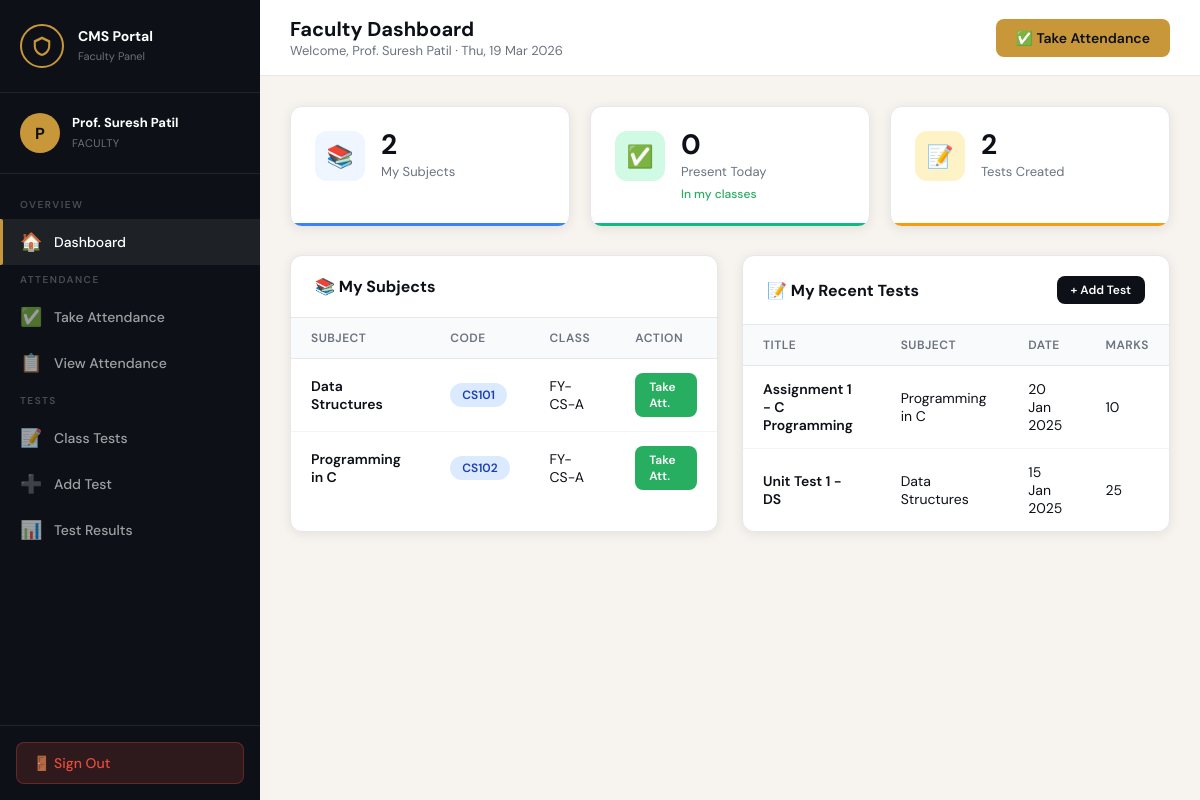
Screenshot of /dashboard/faculty.php (signed in) with the database file from the repository.
### tables this page shows
CREATE TABLE subjects (
    id INT AUTO_INCREMENT PRIMARY KEY,
    name VARCHAR(100) NOT NULL,
    code VARCHAR(20) UNIQUE NOT NULL,
    department_id INT,
    class_id INT,
    teacher_id INT,
    credits INT DEFAULT 3,
    FOREIGN KEY (department_id) REFERENCES departments(id) ON DELETE SET NULL,
    FOREIGN KEY (class_id) REFERENCES classes(id) ON DELETE SET NULL,
    FOREIGN KEY (teacher_id) REFERENCES teachers(id) ON DELETE SET NULL
);

CREATE TABLE classes (
    id INT AUTO_INCREMENT PRIMARY KEY,
    name VARCHAR(50) NOT NULL,
    section VARCHAR(10),
    department_id INT,
    semester INT,
    academic_year VARCHAR(10),
    FOREIGN KEY (department_id) REFERENCES departments(id) ON DELETE SET NULL
);

CREATE TABLE class_tests (
    id INT AUTO_INCREMENT PRIMARY KEY,
    title VARCHAR(200) NOT NULL,
    subject_id INT NOT NULL,
    class_id INT NOT NULL,
    teacher_id INT NOT NULL,
    total_marks INT NOT NULL,
    test_date DATE NOT NULL,
    created_at TIMESTAMP DEFAULT CURRENT_TIMESTAMP,
    FOREIGN KEY (subject_id) REFERENCES subjects(id) ON DELETE CASCADE,
    FOREIGN KEY (class_id) REFERENCES classes(id) ON DELETE CASCADE,
    FOREIGN KEY (teacher_id) REFERENCES teachers(id) ON DELETE CASCADE
);

### dashboard/faculty.php (the view, shortened to what this page needs)
<?php
require_once __DIR__ . '/../auth/session.php';
$teacherId = $_SESSION['linked_id'] ?? 0;
$mySubjects = $conn->query("SELECT s.*, cl.name as class_name FROM subjects s LEFT JOIN classes cl ON s.class_id=cl.id WHERE s.teacher_id=$teacherId");
$mySubjectIds = [];
$mySubjectsList = [];
if ($mySubjects) { while($r=$mySubjects->fetch_assoc()) { $mySubjectIds[]=$r['id']; $mySubjectsList[]=$r; } }
$subIdStr = implode(',', $mySubjectIds ?: [0]);
$myTests = $conn->query("SELECT ct.*, s.name as subject_name FROM class_tests ct JOIN subjects s ON ct.subject_id=s.id WHERE ct.teacher_id=$teacherId ORDER BY ct.test_date DESC LIMIT 5");
$todayDate = date('Y-m-d');
$todayAtt = $conn->query("SELECT COUNT(DISTINCT student_id) as c FROM attendance WHERE subject_id IN ($subIdStr) AND date='$todayDate' AND status='present'")->fetch_assoc()['c'];
$totalTests = $conn->query("SELECT COUNT(*) as c FROM class_tests WHERE teacher_id=$teacherId")->fetch_assoc()['c'];
$totalSubs = count($mySubjectIds);
include __DIR__ . '/../includes/header.php';
include __DIR__ . '/../includes/sidebar_faculty.php';
?>
<div class="main">
  <div class="topbar">
    <div class="topbar-title">
      <h2>Faculty Dashboard</h2>
      <p>Welcome, <?= htmlspecialchars($_SESSION['name']) ?> · <?= date('D, d M Y') ?></p>
    </div>
    <div class="topbar-right">
      <a href="../attendance/take.php" class="btn btn-gold">✅ Take Attendance</a>
    </div>
  </div>
  <div class="content">
    <div class="stats-grid">
      <div class="stat-card" style="--accent:#3b82f6;--icon-bg:#eff6ff">
        <div class="stat-icon">📚</div>
        <div class="stat-info"><div class="val"><?= $totalSubs ?></div><div class="lbl">My Subjects</div></div>
      </div>
      <div class="stat-card" style="--accent:#10b981;--icon-bg:#d1fae5">
        <div class="stat-icon">✅</div>
        <div class="stat-info"><div class="val"><?= $todayAtt ?></div><div class="lbl">Present Today</div><div class="sub">In my classes</div></div>
      </div>
      <div class="stat-card" style="--accent:#f59e0b;--icon-bg:#fef3c7">
        <div class="stat-icon">📝</div>
        <div class="stat-info"><div class="val"><?= $totalTests ?></div><div class="lbl">Tests Created</div></div>
      </div>
    </div>
    <div class="two-col">
      <div class="table-card">
        <div class="table-card-header">
          <h3>📚 My Subjects</h3>
        </div>
        <div class="table-responsive">
          <table>
            <thead><tr><th>Subject</th><th>Code</th><th>Class</th><th>Action</th></tr></thead>
            <tbody>
            <?php foreach($mySubjectsList as $sub): ?>
              <tr>
                <td style="font-weight:600"><?= htmlspecialchars($sub['name']) ?></td>
                <td><span class="badge badge-blue"><?= $sub['code'] ?></span></td>
                <td><?= htmlspecialchars($sub['class_name'] ?? '—') ?></td>
                <td><a href="../attendance/take.php?subject_id=<?= $sub['id'] ?>" class="btn btn-sm btn-green">Take Att.</a></td>
              </tr>
            <?php endforeach; ?>
            </tbody>
          </table>
        </div>
      </div>
      <div class="table-card">
        <div class="table-card-header">
          <h3>📝 My Recent Tests</h3>
          <a href="../tests/add.php" class="btn btn-sm btn-primary">+ Add Test</a>
        </div>
        <div class="table-responsive">
          <table>
            <thead><tr><th>Title</th><th>Subject</th><th>Date</th><th>Marks</th></tr></thead>
            <tbody>
            <?php if($myTests && $myTests->num_rows>0): while($t=$myTests->fetch_assoc()): ?>
              <tr>
                <td style="font-weight:600"><?= htmlspecialchars($t['title']) ?></td>
                <td><?= htmlspecialchars($t['subject_name']) ?></td>
                <td><?= date('d M Y', strtotime($t['test_date'])) ?></td>
                <td><?= $t['total_marks'] ?></td>
              </tr>
            <?php endwhile; else: ?>
              <tr><td colspan="4" style="text-align:center;color:#6b7280;padding:20px">No tests created yet</td></tr>
            <?php endif; ?>
            </tbody>
          </table>
        </div>
      </div>
    </div>
  </div>
</div>
<?php include __DIR__ . '/../includes/footer.php'; ?>

### assets/css/style.css (style rules this page uses)
:root { --ink: #0d1117; --ink2: #1a2236; --gold: #c8973a; --gold-light: #e8c87a; --paper: #f7f4ef; --cream: #ede9e0; --sidebar-w: 260px; --red: #e74c3c; --green: #27ae60; --blue: #2980b9; --purple: #8e44ad; --orange: #e67e22; --gray: #6b7280; --border: #e5e7eb; --card-shadow: 0 2px 12px rgba(0,0,0,0.08); --radius: 12px; }
* { margin: 0; padding: 0; box-sizing: border-box; }
body { font-family: 'DM Sans', sans-serif; background: var(--paper); color: var(--ink); min-height: 100vh; display: flex; }
.main { margin-left: var(--sidebar-w); flex: 1; min-height: 100vh; display: flex; flex-direction: column; }
.topbar { background: #fff; border-bottom: 1px solid var(--border); padding: 16px 30px; display: flex; align-items: center; justify-content: space-between; position: sticky; top: 0; z-index: 50; }
.topbar-title h2 { font-size: 20px; font-weight: 700; color: var(--ink); }
.topbar-title p { font-size: 13px; color: var(--gray); }
.topbar-right { display: flex; align-items: center; gap: 16px; }
.content { padding: 30px; flex: 1; }
.stats-grid { display: grid; grid-template-columns: repeat(auto-fit, minmax(220px, 1fr)); gap: 20px; margin-bottom: 28px; }
.stat-card { background: #fff; border-radius: var(--radius); padding: 24px; box-shadow: var(--card-shadow); border: 1px solid var(--border); display: flex; align-items: flex-start; gap: 16px; position: relative; overflow: hidden; }
.stat-card::after { content: ''; position: absolute; bottom: 0; left: 0; right: 0; height: 3px; background: var(--accent, var(--gold)); }
.stat-icon { width: 50px; height: 50px; border-radius: 12px; display: flex; align-items: center; justify-content: center; font-size: 22px; background: var(--icon-bg, #fef9ec); flex-shrink: 0; }
.stat-info { flex: 1; }
.stat-info .val { font-size: 28px; font-weight: 700; color: var(--ink); line-height: 1; }
.stat-info .lbl { font-size: 13px; color: var(--gray); margin-top: 4px; }
.stat-info .sub { font-size: 12px; color: var(--green); margin-top: 6px; font-weight: 500; }
.table-card { background: #fff; border-radius: var(--radius); box-shadow: var(--card-shadow); border: 1px solid var(--border); overflow: hidden; margin-bottom: 24px; }
.table-card-header { padding: 20px 24px; border-bottom: 1px solid var(--border); display: flex; align-items: center; justify-content: space-between; }
.table-card-header h3 { font-size: 16px; font-weight: 700; }
.table-responsive { overflow-x: auto; }
table { width: 100%; border-collapse: collapse; }
thead { background: #f9fafb; }
th { padding: 12px 20px; text-align: left; font-size: 12px; text-transform: uppercase; letter-spacing: 0.5px; color: var(--gray); font-weight: 600; border-bottom: 1px solid var(--border); }
td { padding: 14px 20px; font-size: 14px; border-bottom: 1px solid #f3f4f6; vertical-align: middle; }
tr:last-child td { border-bottom: none; }
.badge { display: inline-block; padding: 4px 12px; border-radius: 30px; font-size: 12px; font-weight: 600; }
.badge-blue { background: #dbeafe; color: #1e40af; }
.btn { display: inline-flex; align-items: center; gap: 8px; padding: 10px 20px; border-radius: 8px; font-size: 14px; font-weight: 600; cursor: pointer; transition: all 0.2s; border: none; text-decoration: none; font-family: 'DM Sans', sans-serif; }
.btn-primary { background: var(--ink); color: #fff; }
.btn-gold { background: var(--gold); color: var(--ink); }
.btn-green { background: var(--green); color: #fff; }
.btn-sm { padding: 6px 14px; font-size: 12px; }
.two-col { display: grid; grid-template-columns: 1fr 1fr; gap: 24px; }

### rows the page displays
subjects: name "Data Structures", code "CS101", class.name "FY-CS-A"
subjects: name "Programming in C", code "CS102", class.name "FY-CS-A"
class_tests: title "Assignment 1 - C Programming", subject.name "Programming in C", test_date "20 Jan 2025", total_marks "10"
class_tests: title "Unit Test 1 - DS", subject.name "Data Structures", test_date "15 Jan 2025", total_marks "25"

### other values shown
$initials "P"
$_SESSION['name'] "Prof. Suresh Patil"
$icon "🏠 ✅ 📋 📝 ➕ 📊"
$label "Dashboard Take Attendance View Attendance Class Tests Add Test Test Results"
$totalSubs "2"
$todayAtt "0"
$totalTests "2"
